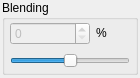
<?xml version="1.0" encoding="UTF-8"?>
<ui version="4.0">
 <class>QToolVolumeBlending</class>
 <widget class="QWidget" name="QToolVolumeBlending">
  <property name="geometry">
   <rect>
    <x>0</x>
    <y>0</y>
    <width>140</width>
    <height>78</height>
   </rect>
  </property>
  <property name="windowTitle">
   <string>Form</string>
  </property>
  <property name="toolTip">
   <string/>
  </property>
  <layout class="QHBoxLayout" name="horizontalLayout">
   <property name="leftMargin">
    <number>2</number>
   </property>
   <property name="topMargin">
    <number>0</number>
   </property>
   <property name="rightMargin">
    <number>2</number>
   </property>
   <property name="bottomMargin">
    <number>3</number>
   </property>
   <item>
    <widget class="QGroupBox" name="groupBox">
     <property name="minimumSize">
      <size>
       <width>0</width>
       <height>0</height>
      </size>
     </property>
     <property name="toolTip">
      <string>&lt;html&gt;&lt;head/&gt;&lt;body&gt;&lt;p&gt;Blend  colors of the second volume (right) into the first one (left).&lt;/p&gt;&lt;/body&gt;&lt;/html&gt;</string>
     </property>
     <property name="title">
      <string>Blending</string>
     </property>
     <layout class="QVBoxLayout" name="verticalLayout_2">
      <property name="leftMargin">
       <number>5</number>
      </property>
      <property name="topMargin">
       <number>0</number>
      </property>
      <property name="rightMargin">
       <number>5</number>
      </property>
      <property name="bottomMargin">
       <number>0</number>
      </property>
      <item>
       <layout class="QHBoxLayout" name="horizontalLayout_2">
        <item>
         <widget class="QSpinBox" name="m_spinBoxBlender">
          <property name="enabled">
           <bool>false</bool>
          </property>
          <property name="minimumSize">
           <size>
            <width>80</width>
            <height>0</height>
           </size>
          </property>
          <property name="toolTip">
           <string>&lt;html&gt;&lt;head/&gt;&lt;body&gt;&lt;p&gt;Edit an integer value&lt;/p&gt;&lt;/body&gt;&lt;/html&gt;</string>
          </property>
          <property name="maximum">
           <number>100</number>
          </property>
          <property name="value">
           <number>0</number>
          </property>
         </widget>
        </item>
        <item alignment="Qt::AlignLeft">
         <widget class="QLabel" name="m_labelBlender_2">
          <property name="sizePolicy">
           <sizepolicy hsizetype="Preferred" vsizetype="Fixed">
            <horstretch>0</horstretch>
            <verstretch>0</verstretch>
           </sizepolicy>
          </property>
          <property name="text">
           <string>&lt;html&gt;&lt;head/&gt;&lt;body&gt;&lt;p&gt;%&lt;/p&gt;&lt;/body&gt;&lt;/html&gt;</string>
          </property>
         </widget>
        </item>
       </layout>
      </item>
      <item>
       <widget class="QSlider" name="m_horizontalSliderBlender">
        <property name="toolTip">
         <string>&lt;html&gt;&lt;head/&gt;&lt;body&gt;&lt;p&gt;or move the slider.&lt;/p&gt;&lt;/body&gt;&lt;/html&gt;</string>
        </property>
        <property name="maximum">
         <number>100</number>
        </property>
        <property name="value">
         <number>50</number>
        </property>
        <property name="orientation">
         <enum>Qt::Horizontal</enum>
        </property>
       </widget>
      </item>
     </layout>
    </widget>
   </item>
  </layout>
 </widget>
 <resources/>
 <connections/>
</ui>
